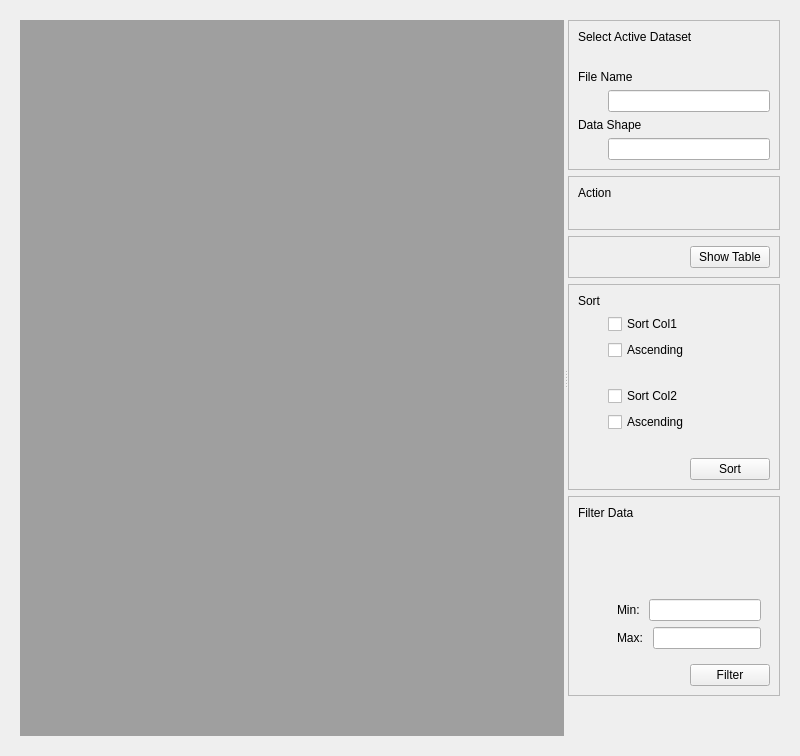
<?xml  version="1.0"  encoding="UTF-8"?>
<ui  version="4.0">
  <class>Form</class>
  <widget  class="QWidget"  name="Form">
    <property  name="geometry">
      <rect>
        <x>0</x>
        <y>0</y>
        <width>800</width>
        <height>500</height>
      </rect>
    </property>
    <property  name="windowTitle">
      <string>Form</string>
    </property>

    <layout  class="QVBoxLayout"  name="vlMain">
      <item>
        
        <widget class="QWidget" name="verticalLayoutWidget">

            <layout  class="QHBoxLayout"  name="horizontalLayout">
            <item>
                <widget  class="QSplitter"  name="splitter">
                <property  name="orientation">
                    <enum>Qt::Horizontal</enum>
                </property>

                <widget  class="QWidget"  name="wViewer">
                    <property  name="sizePolicy">
                    <sizepolicy  hsizetype="Preferred"  vsizetype="Preferred">
                        <horstretch>8</horstretch>
                        <verstretch>0</verstretch>
                    </sizepolicy>
                    </property>
                    <layout  class="QVBoxLayout"  name="vlViewer">
                    <item>
                        <widget  class="QMdiArea"  name="mdiArea"/>
                    </item>
                    </layout>
                </widget>
                
                <widget  class="QWidget"  name="wOptions">
                    
                    <property  name="sizePolicy">
                        <sizepolicy  hsizetype="Minimum"  vsizetype="Minimum">
                            <horstretch>1</horstretch>
                            <verstretch>0</verstretch>
                        </sizepolicy>
                    </property>
                    
                    <layout  class="QVBoxLayout"  name="vlOptions">

                    <item>
                        <widget  class="QFrame"  name="wActiveDset">
                        <property  name="frameShape">
                            <enum>QFrame::StyledPanel</enum>
                        </property>
                        <property  name="frameShadow">
                            <enum>QFrame::Raised</enum>
                        </property>
                        <property  name="lineWidth">
                            <number>8</number>
                        </property>
                        <layout  class="QVBoxLayout"  name="vlSelectDset">
                            
                            <item>
                            <widget  class="QLabel"  name="label_select">
                                <property  name="text">
                                <string>Select Active Dataset</string>
                                </property>
                            </widget>
                            </item>
                            
                            <item>
                            <layout  class="QHBoxLayout"  name="horizontalLayout_5">

                                <item>
                                <spacer  name="horizontalSpacer_5">
                                    <property  name="orientation">
                                    <enum>Qt::Horizontal</enum>
                                    </property>
                                    
                                    <property name="sizeType">
                                        <enum>QSizePolicy::Fixed</enum>
                                    </property>
                                    
                                    <property  name="sizeHint"  stdset="0">
                                    <size>
                                        <width>30</width>
                                        <height>20</height>
                                    </size>
                                    </property>
                                </spacer>
                                </item>
                                
                                <item>
                                <layout  class="QVBoxLayout"  name="vlComboDSets"/>
                                </item>
                                
                            </layout>
                            </item>
                            
                            <item>
                            <widget  class="QLabel"  name="label_select">
                                <property  name="text">
                                <string>File Name</string>
                                </property>
                            </widget>
                            </item>
                            
                            <item>
                            <layout  class="QHBoxLayout"  name="horizontalLayout_5">

                                <item>
                                <spacer  name="horizontalSpacer_5">
                                    <property  name="orientation">
                                    <enum>Qt::Horizontal</enum>
                                    </property>
                                    
                                    <property name="sizeType">
                                        <enum>QSizePolicy::Fixed</enum>
                                    </property>
                        
                                    <property  name="sizeHint"  stdset="0">
                                    <size>
                                        <width>30</width>
                                        <height>20</height>
                                    </size>
                                    </property>
                                </spacer>
                                </item>
                                
                                <item>
                                    <widget  class="QLineEdit"  name="edit_fname">
                                        <property  name="text">
                                        <string> </string>
                                        </property>
                                    </widget>
                                </item>
                                
                            </layout>
                            </item>

                            <item>
                            <widget  class="QLabel"  name="label_select">
                                <property  name="text">
                                <string>Data Shape</string>
                                </property>
                            </widget>
                            </item>
                            
                            <item>
                            <layout  class="QHBoxLayout"  name="horizontalLayout_5">

                                <item>
                                <spacer  name="horizontalSpacer_5">
                                    <property  name="orientation">
                                    <enum>Qt::Horizontal</enum>
                                    </property>

                                    <property name="sizeType">
                                        <enum>QSizePolicy::Fixed</enum>
                                    </property>

                                    <property  name="sizeHint"  stdset="0">
                                    <size>
                                        <width>30</width>
                                        <height>20</height>
                                    </size>
                                    </property>
                                </spacer>
                                </item>
                                
                                <item>
                                    <widget  class="QLineEdit"  name="edit_dshape">
                                        <property  name="text">
                                        <string> </string>
                                        </property>
                                    </widget>
                                </item>
                                
                            </layout>
                            </item>

                        </layout>
                        </widget>
                    </item>

                    <item>
                        <widget  class="QFrame"  name="wAction">
                        <property  name="frameShape">
                            <enum>QFrame::StyledPanel</enum>
                        </property>
                        <property  name="frameShadow">
                            <enum>QFrame::Raised</enum>
                        </property>
                        <property  name="lineWidth">
                            <number>8</number>
                        </property>
                        
                        <layout  class="QVBoxLayout"  name="vlTmp">
                            <item>
                            <widget  class="QLabel"  name="label_select">
                                <property  name="text">
                                <string>Action</string>
                                </property>
                            </widget>
                            </item>
                            
                            <item>
                            <layout  class="QHBoxLayout"  name="horizontalLayout_5">
                                <item>
                                <spacer  name="horizontalSpacer_5">
                                    <property  name="orientation">
                                    <enum>Qt::Horizontal</enum>
                                    </property>
                                    
                                    <property name="sizeType">
                                        <enum>QSizePolicy::Fixed</enum>
                                    </property>
                                    
                                    <property  name="sizeHint"  stdset="0">
                                    <size>
                                        <width>30</width>
                                        <height>20</height>
                                    </size>
                                    </property>
                                </spacer>
                                </item>
                                <item>
                                    <layout  class="QHBoxLayout"  name="vlAction"/>
                                </item>
                                
                            </layout>
                            </item>
                        </layout>
                        
                        </widget>
                    </item>                    



                    
                    <item>
                        <widget  class="QFrame"  name="wShowTable">
                        <property  name="frameShape">
                            <enum>QFrame::StyledPanel</enum>
                        </property>
                        <property  name="frameShadow">
                            <enum>QFrame::Raised</enum>
                        </property>
                        <property  name="lineWidth">
                            <number>8</number>
                        </property>
                            <layout  class="QHBoxLayout"  name="horizontalLayout_8">
                            <item>
                                <spacer  name="horizontalSpacer_8">
                                <property  name="orientation">
                                    <enum>Qt::Horizontal</enum>
                                </property>
                                
                                <property  name="sizeHint"  stdset="0">
                                    <size>
                                    <width>40</width>
                                    <height>20</height>
                                    </size>
                                </property>
                                </spacer>
                            </item>
                            <item>
                                <widget  class="QPushButton"  name="showTableBtn">
                                <property  name="text">
                                    <string>Show Table</string>
                                </property>
                                </widget>
                            </item>
                            </layout>
                        </widget>
                    </item>

                    
                    <item>
                        <widget  class="QFrame"  name="wSort">
                        <property  name="frameShape">
                            <enum>QFrame::StyledPanel</enum>
                        </property>
                        <property  name="frameShadow">
                            <enum>QFrame::Raised</enum>
                        </property>
                        <property  name="lineWidth">
                            <number>3</number>
                        </property>
                        <layout  class="QVBoxLayout"  name="vlBB">
                            <item>
                            <widget  class="QLabel"  name="label_sort">
                                <property  name="text">
                                <string>Sort</string>
                                </property>
                            </widget>
                            </item>
                            <item>
                                <layout  class="QVBoxLayout"  name="vlSortBox1">

                                    <item>
                                        <layout  class="QHBoxLayout"  name="hlTmp">

                                            <item>
                                                <spacer  name="horizontalSpacer_2">
                                                    <property  name="orientation">
                                                    <enum>Qt::Horizontal</enum>
                                                    </property>
                                                    
                                                    <property name="sizeType">
                                                        <enum>QSizePolicy::Fixed</enum>
                                                    </property>
                                                    
                                                    <property  name="sizeHint"  stdset="0">
                                                    <size>
                                                        <width>30</width>
                                                        <height>20</height>
                                                    </size>
                                                    </property>
                                                </spacer>
                                            </item>

                                            <item>
                                                <widget  class="QCheckBox"  name="check_sort1">
                                                    <property  name="text">
                                                    <string>Sort Col1</string>
                                                    </property>
                                                </widget>
                                            </item>
                                            
                                        </layout>
                                    </item>
                                            
                                    <item>
                                        <layout  class="QHBoxLayout"  name="hlTmp">

                                            <item>
                                                <spacer  name="horizontalSpacer_2">
                                                    <property  name="orientation">
                                                    <enum>Qt::Horizontal</enum>
                                                    </property>
                                                    
                                                    <property name="sizeType">
                                                        <enum>QSizePolicy::Fixed</enum>
                                                    </property>
                                                    
                                                    <property  name="sizeHint"  stdset="0">
                                                    <size>
                                                        <width>30</width>
                                                        <height>20</height>
                                                    </size>
                                                    </property>
                                                </spacer>
                                            </item>
                                            
                                            <item>
                                                <widget  class="QCheckBox"  name="check_asc1">
                                                    <property  name="text">
                                                    <string>Ascending</string>
                                                    </property>
                                                </widget>
                                            </item>
                                            
                                        </layout>
                                    </item>
                                    
                                    <item>
                                        <layout  class="QHBoxLayout"  name="horizontalLayout_5">
                                            <item>
                                                <spacer  name="horizontalSpacer_5">
                                                    <property  name="orientation">
                                                    <enum>Qt::Horizontal</enum>
                                                    </property>

                                                    <property name="sizeType">
                                                        <enum>QSizePolicy::Fixed</enum>
                                                    </property>
                                                    
                                                    <property  name="sizeHint"  stdset="0">
                                                    <size>
                                                        <width>30</width>
                                                        <height>20</height>
                                                    </size>
                                                    </property>
                                                </spacer>
                                            </item>
                                            <item>
                                                <layout  class="QVBoxLayout"  name="vlComboSort1"/>
                                            </item>
                                        </layout>
                                    </item>
                                    
                                </layout>
                            </item>

                            <item>
                                <layout  class="QVBoxLayout"  name="vlSortBox2">
                                    <item>
                                        <layout  class="QHBoxLayout"  name="vlTmp2">
                                            <item>
                                                <spacer  name="horizontalSpacer_3">
                                                    <property  name="orientation">
                                                    <enum>Qt::Horizontal</enum>
                                                    </property>
                                                    
                                                    <property name="sizeType">
                                                        <enum>QSizePolicy::Fixed</enum>
                                                    </property>
                                                    
                                                    <property  name="sizeHint"  stdset="0">
                                                    <size>
                                                        <width>30</width>
                                                        <height>20</height>
                                                    </size>
                                                    </property>
                                                </spacer>
                                            </item>
                                            <item>
                                                <widget  class="QCheckBox"  name="check_sort2">
                                                    <property  name="text">
                                                    <string>Sort Col2</string>
                                                    </property>
                                                </widget>
                                            </item>
                                        </layout>
                                    </item>  

                                    <item>
                                        <layout  class="QHBoxLayout"  name="vlTmp2">
                                            <item>
                                                <spacer  name="horizontalSpacer_3">
                                                    <property  name="orientation">
                                                    <enum>Qt::Horizontal</enum>
                                                    </property>
                                                    
                                                    <property name="sizeType">
                                                        <enum>QSizePolicy::Fixed</enum>
                                                    </property>
                                                    
                                                    <property  name="sizeHint"  stdset="0">
                                                    <size>
                                                        <width>30</width>
                                                        <height>20</height>
                                                    </size>
                                                    </property>
                                                </spacer>
                                            </item>
                                            
                                            <item>
                                                <widget  class="QCheckBox"  name="check_asc2">
                                                    <property  name="text">
                                                    <string>Ascending</string>
                                                    </property>
                                                </widget>
                                            </item>
                                        </layout>
                                    </item>  

                                    <item>
                                        <layout  class="QHBoxLayout"  name="horizontalLayout_5">
                                            <item>
                                            <spacer  name="horizontalSpacer_5">
                                                <property  name="orientation">
                                                <enum>Qt::Horizontal</enum>
                                                </property>

                                                <property name="sizeType">
                                                    <enum>QSizePolicy::Fixed</enum>
                                                </property>
                                                
                                                <property  name="sizeHint"  stdset="0">
                                                <size>
                                                    <width>30</width>
                                                    <height>20</height>
                                                </size>
                                                </property>
                                            </spacer>
                                            </item>
                                            <item>
                                                <layout  class="QVBoxLayout"  name="vlComboSort2"/>
                                            </item>
                                        </layout>
                                    </item>                                    
                                </layout>
                            </item>
                            
                            <item>
                                <layout  class="QHBoxLayout"  name="hlSortBtn">
                                <item>
                                    <spacer  name="horizontalSpacer_8">
                                    <property  name="orientation">
                                        <enum>Qt::Horizontal</enum>
                                    </property>
                                    
                                    <property  name="sizeHint"  stdset="0">
                                        <size>
                                        <width>40</width>
                                        <height>20</height>
                                        </size>
                                    </property>
                                    </spacer>
                                </item>
                                <item>
                                    <widget  class="QPushButton"  name="sortBtn">
                                    <property  name="text">
                                        <string>Sort</string>
                                    </property>
                                    </widget>
                                </item>
                                </layout>
                            </item>
                            
                        </layout>
                        </widget>
                    </item>              

                    <item>
                        <widget  class="QFrame"  name="wFilter">
                        <property  name="frameShape">
                            <enum>QFrame::StyledPanel</enum>
                        </property>
                        <property  name="frameShadow">
                            <enum>QFrame::Raised</enum>
                        </property>
                        <property  name="lineWidth">
                            <number>8</number>
                        </property>

                        <layout  class="QVBoxLayout"  name="vlFilterData">
                            
                            <item>
                            <widget  class="QLabel"  name="label_select">
                                <property  name="text">
                                <string>Filter Data</string>
                                </property>
                            </widget>
                            </item>
                            
                            <item>
                            <layout  class="QHBoxLayout"  name="horizontalLayout_5">
                                <item>
                                <spacer  name="horizontalSpacer_5">
                                    <property  name="orientation">
                                    <enum>Qt::Horizontal</enum>
                                    </property>
                                    
                                    <property name="sizeType">
                                        <enum>QSizePolicy::Fixed</enum>
                                    </property>
                                    
                                    <property  name="sizeHint"  stdset="0">
                                    <size>
                                        <width>30</width>
                                        <height>20</height>
                                    </size>
                                    </property>
                                </spacer>
                                </item>
                                <item>
                                <layout  class="QVBoxLayout"  name="vlComboFilter"/>
                                </item>
                            </layout>
                            </item>
                            
                            <item>
                                <widget  class="QWidget"  name="wFilterCategorical">
                                    <layout  class="QHBoxLayout"  name="hlFilterCategorical">
                                        <item>
                                            <spacer  name="horizontalSpacer">
                                                <property  name="orientation">
                                                <enum>Qt::Horizontal</enum>
                                                </property>
                                                
                                                <property name="sizeType">
                                                    <enum>QSizePolicy::Fixed</enum>
                                                </property>
                                                
                                                <property  name="sizeHint"  stdset="0">
                                                <size>
                                                    <width>30</width>
                                                    <height>20</height>
                                                </size>
                                                </property>
                                            </spacer>
                                        </item>

                                        <item>
                                            <layout  class="QHBoxLayout"  name="hlFilterCat">
                                            </layout>
                                        </item>
                                        
                                        
                                    </layout>
                                </widget>
                            </item>
                                

                            <item>
                            <widget  class="QWidget"  name="wFilterNumerical">
                                
                                <layout  class="QVBoxLayout"  name="hlFilterNumeric">

                                <item>
                                    <layout  class="QHBoxLayout"  name="hlFilterNumeric">
                                        <item>
                                            <spacer  name="horizontalSpacer">
                                                <property  name="orientation">
                                                <enum>Qt::Horizontal</enum>
                                                </property>
                                                
                                                <property name="sizeType">
                                                    <enum>QSizePolicy::Fixed</enum>
                                                </property>
                                                
                                                <property  name="sizeHint"  stdset="0">
                                                <size>
                                                    <width>30</width>
                                                    <height>20</height>
                                                </size>
                                                </property>
                                            </spacer>
                                        </item>
                                        
                                        <item>
                                            <widget  class="QLabel"  name="lMinVal">
                                                <property  name="text">
                                                    <string>Min: </string>
                                                </property>
                                            </widget>
                                        </item>

                                        <item>
                                            <widget  class="QLineEdit"  name="edit_minval">
                                            </widget>
                                        </item>
                                    </layout>
                                </item>
                                
                                <item>
                                    <layout  class="QHBoxLayout"  name="hlFilterNumeric">
                                        <item>
                                            <spacer  name="horizontalSpacer">
                                                <property  name="orientation">
                                                <enum>Qt::Horizontal</enum>
                                                </property>
                                                
                                                <property name="sizeType">
                                                    <enum>QSizePolicy::Fixed</enum>
                                                </property>
                                                
                                                <property  name="sizeHint"  stdset="0">
                                                <size>
                                                    <width>30</width>
                                                    <height>20</height>
                                                </size>
                                                </property>
                                            </spacer>
                                        </item>
                                    
                                        <item>
                                            <widget  class="QLabel"  name="lMaxVal">
                                                <property  name="text">
                                                    <string>Max: </string>
                                                </property>                                
                                            </widget>
                                        </item>

                                        <item>
                                            <widget  class="QLineEdit"  name="edit_maxval">
                                            </widget>
                                        </item>                        

                                    </layout>
                                </item>
                                </layout>
                                    

                            </widget>
                            </item>
                            
                            <item>  
                                <layout  class="QHBoxLayout"  name="hlFilterButton">

                                    <item>
                                        <spacer  name="horizontalSpacer_8">
                                        <property  name="orientation">
                                            <enum>Qt::Horizontal</enum>
                                        </property>
                                        
                                        <property  name="sizeHint"  stdset="0">
                                            <size>
                                            <width>40</width>
                                            <height>20</height>
                                            </size>
                                        </property>
                                        </spacer>
                                    </item>
                                    
                                    <item>
                                        <widget  class="QPushButton"  name="filterBtn">
                                        <property  name="text">
                                            <string>Filter</string>
                                        </property>
                                        </widget>
                                    </item>
                                
                                </layout>
                            </item>
                            
                            
                        </layout>
                        </widget>
                    </item>
                                        
                    
                    <item>
                        <spacer  name="verticalSpacer">
                        <property  name="orientation">
                            <enum>Qt::Vertical</enum>
                        </property>
                        <property  name="sizeHint"  stdset="0">
                            <size>
                            <width>30</width>
                            <height>40</height>
                            </size>
                        </property>
                        </spacer>
                    </item>
                    
                    </layout>
                </widget>
                </widget>
            </item>
            </layout>
        
        </widget>
      </item>

      </layout>
    
  </widget>
  <resources/>
  <connections/>
</ui>
